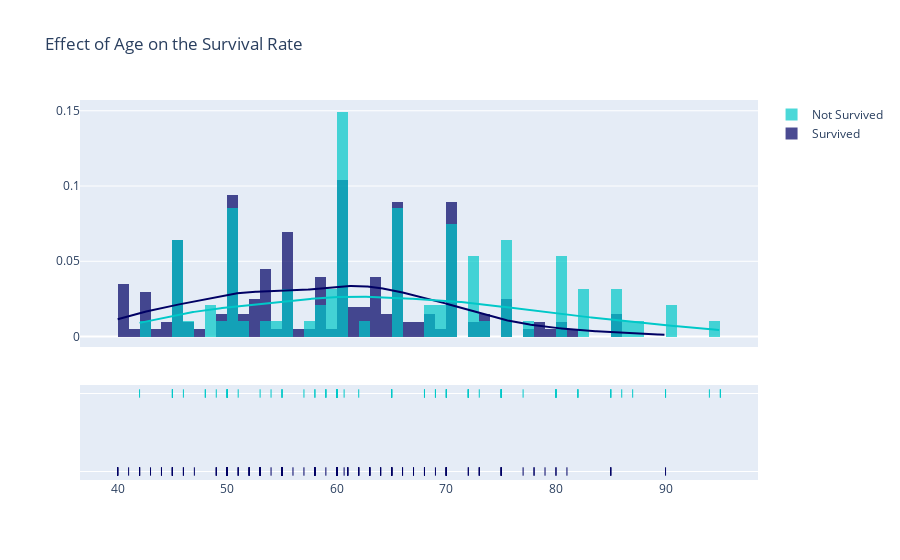

Notebook code cell kept with this figure:
### Code cell
colors = ['rgb(0, 0, 100)', 'rgb(0, 200, 200)']

hist_data = [survived, not_survived]
group_labels = ['Survived', 'Not Survived']

fig = ff.create_distplot(hist_data, group_labels, bin_size=[1, 1], colors = colors)
fig.update_layout(title_text = "Effect of Age on the Survival Rate")

# show the interactive view
fig.show()

utils.InsertChartSeparator()
# export to a png rendered format of the chart
fig.show("png")

### Figure 1 — Plotly figure (JSON) as saved in the notebook; plotly's stock layout.template omitted (floating-point values rounded to 4 significant figures; data arrays with more than 128 entries replaced by an {"elided": "..."} marker saying what was removed)
{"data": [{"autobinx": false, "histnorm": "probability density", "legendgroup": "Survived", "marker": {"color": "rgb(0, 0, 100)"}, "name": "Survived", "opacity": 0.7, "type": "histogram", "x": {"elided": "203 float values"}, "xaxis": "x", "xbins": {"end": 90, "size": 1, "start": 40}, "yaxis": "y"}, {"autobinx": false, "histnorm": "probability density", "legendgroup": "Not Survived", "marker": {"color": "rgb(0, 200, 200)"}, "name": "Not Survived", "opacity": 0.7, "type": "histogram", "x": [75, 55, 65, 50, 65, 90, 75, 60, 65, 80, 75, 62, 45, 50, 82, 87, 45, 70, 48, 65, 68, 75, 80, 95, 70, 58, 82, 94, 85, 50, 65, 69, 90, 82, 60, 70, 50, 70, 60, 50, 51, 60, 80, 57, 68, 53, 60, 70, 60, 95, 49, 72, 45, 50, 45, 60, 42, 72, 70, 65, 85, 69, 60, 60, 59, 60, 72, 85, 70, 86, 60, 46, 80, 72, 75, 72, 50, 45, 80, 59, 59, 65, 75, 58, 60.67, 50, 60, 45, 77, 48, 54, 73, 60, 55, 65, 55], "xaxis": "x", "xbins": {"end": 95, "size": 1, "start": 42}, "yaxis": "y"}, {"legendgroup": "Survived", "marker": {"color": "rgb(0, 0, 100)"}, "mode": "lines", "name": "Survived", "showlegend": false, "type": "scatter", "x": {"elided": "500 float values"}, "xaxis": "x", "y": {"elided": "500 float values"}, "yaxis": "y"}, {"legendgroup": "Not Survived", "marker": {"color": "rgb(0, 200, 200)"}, "mode": "lines", "name": "Not Survived", "showlegend": false, "type": "scatter", "x": {"elided": "500 float values"}, "xaxis": "x", "y": {"elided": "500 float values"}, "yaxis": "y"}, {"legendgroup": "Survived", "marker": {"color": "rgb(0, 0, 100)", "symbol": "line-ns-open"}, "mode": "markers", "name": "Survived", "showlegend": false, "type": "scatter", "x": {"elided": "203 float values"}, "xaxis": "x", "y": {"elided": "203 str values"}, "yaxis": "y2"}, {"legendgroup": "Not Survived", "marker": {"color": "rgb(0, 200, 200)", "symbol": "line-ns-open"}, "mode": "markers", "name": "Not Survived", "showlegend": false, "type": "scatter", "x": [75, 55, 65, 50, 65, 90, 75, 60, 65, 80, 75, 62, 45, 50, 82, 87, 45, 70, 48, 65, 68, 75, 80, 95, 70, 58, 82, 94, 85, 50, 65, 69, 90, 82, 60, 70, 50, 70, 60, 50, 51, 60, 80, 57, 68, 53, 60, 70, 60, 95, 49, 72, 45, 50, 45, 60, 42, 72, 70, 65, 85, 69, 60, 60, 59, 60, 72, 85, 70, 86, 60, 46, 80, 72, 75, 72, 50, 45, 80, 59, 59, 65, 75, 58, 60.67, 50, 60, 45, 77, 48, 54, 73, 60, 55, 65, 55], "xaxis": "x", "y": ["Not Survived", "Not Survived", "Not Survived", "Not Survived", "Not Survived", "Not Survived", "Not Survived", "Not Survived", "Not Survived", "Not Survived", "Not Survived", "Not Survived", "Not Survived", "Not Survived", "Not Survived", "Not Survived", "Not Survived", "Not Survived", "Not Survived", "Not Survived", "Not Survived", "Not Survived", "Not Survived", "Not Survived", "Not Survived", "Not Survived", "Not Survived", "Not Survived", "Not Survived", "Not Survived", "Not Survived", "Not Survived", "Not Survived", "Not Survived", "Not Survived", "Not Survived", "Not Survived", "Not Survived", "Not Survived", "Not Survived", "Not Survived", "Not Survived", "Not Survived", "Not Survived", "Not Survived", "Not Survived", "Not Survived", "Not Survived", "Not Survived", "Not Survived", "Not Survived", "Not Survived", "Not Survived", "Not Survived", "Not Survived", "Not Survived", "Not Survived", "Not Survived", "Not Survived", "Not Survived", "Not Survived", "Not Survived", "Not Survived", "Not Survived", "Not Survived", "Not Survived", "Not Survived", "Not Survived", "Not Survived", "Not Survived", "Not Survived", "Not Survived", "Not Survived", "Not Survived", "Not Survived", "Not Survived", "Not Survived", "Not Survived", "Not Survived", "Not Survived", "Not Survived", "Not Survived", "Not Survived", "Not Survived", "Not Survived", "Not Survived", "Not Survived", "Not Survived", "Not Survived", "Not Survived", "Not Survived", "Not Survived", "Not Survived", "Not Survived", "Not Survived", "Not Survived"], "yaxis": "y2"}], "layout": {"barmode": "overlay", "hovermode": "closest", "legend": {"traceorder": "reversed"}, "title": {"text": "Effect of Age on the Survival Rate"}, "xaxis": {"anchor": "y2", "domain": [0, 1], "zeroline": false}, "yaxis": {"anchor": "free", "domain": [0.35, 1], "position": 0}, "yaxis2": {"anchor": "x", "domain": [0, 0.25], "dtick": 1, "showticklabels": false}}}
